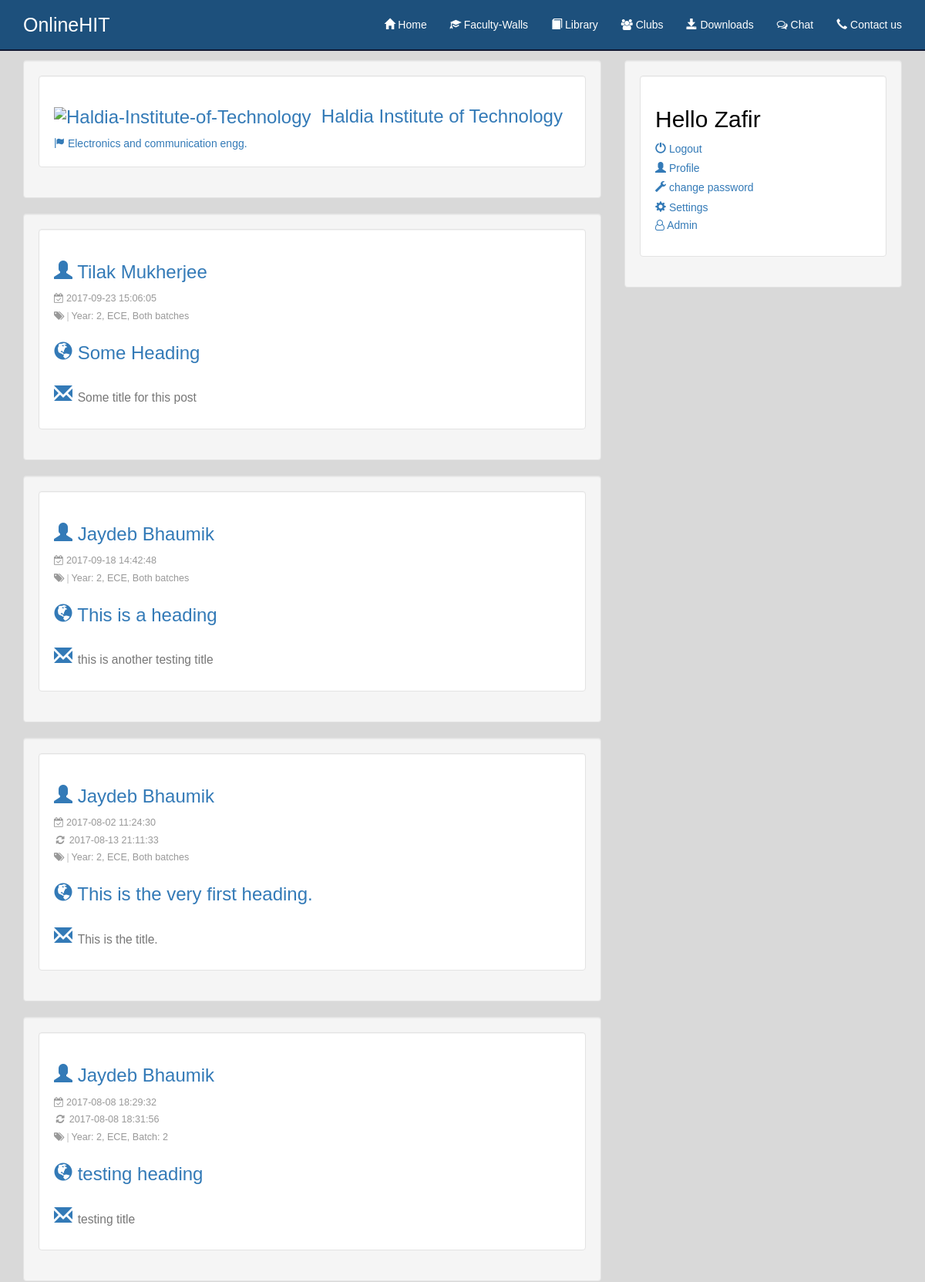
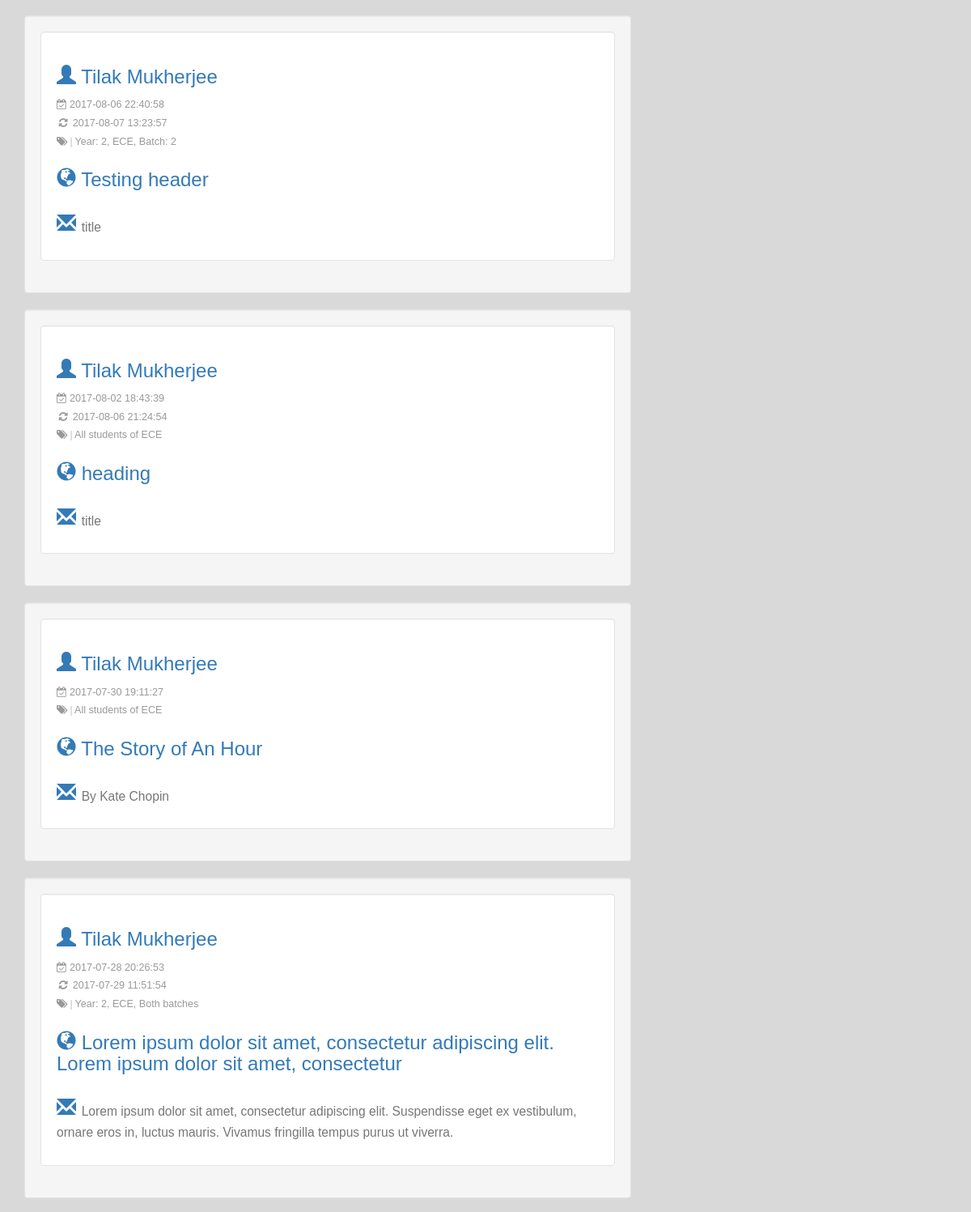
The app's page /index.php (signed in, upper part) with its own data (2 pictures, top to bottom).
### tables this page shows
CREATE TABLE IF NOT EXISTS `teachers_post` (
`id` int(11) NOT NULL,
  `posted_by` int(11) NOT NULL,
  `year` int(1) NOT NULL,
  `department` varchar(10) NOT NULL,
  `batch` int(1) NOT NULL,
  `heading` varchar(100) NOT NULL,
  `title` varchar(200) NOT NULL,
  `body` text NOT NULL,
  `slug` varchar(35) NOT NULL,
  `pwid` varchar(32) NOT NULL,
  `created` timestamp NOT NULL DEFAULT CURRENT_TIMESTAMP ON UPDATE CURRENT_TIMESTAMP,
  `generated` timestamp NULL DEFAULT NULL,
  `updated` timestamp NULL DEFAULT NULL,
  `deleted` timestamp NULL DEFAULT NULL,
  `deleted_by` int(11) DEFAULT NULL,
  `hidden` int(1) NOT NULL DEFAULT '0'
);

CREATE TABLE IF NOT EXISTS `users` (
`user_id` int(11) NOT NULL,
  `username` varchar(50) NOT NULL,
  `password` varchar(32) NOT NULL,
  `first_name` varchar(30) NOT NULL,
  `last_name` varchar(30) NOT NULL,
  `email` varchar(1024) NOT NULL,
  `email_code` varchar(32) NOT NULL,
  `active` int(11) NOT NULL DEFAULT '0',
  `type` varchar(20) NOT NULL DEFAULT '0',
  `department` varchar(5) NOT NULL,
  `member` varchar(20) DEFAULT NULL,
  `year` int(1) NOT NULL,
  `uni_roll` bigint(20) DEFAULT NULL,
  `uni_reg` bigint(20) DEFAULT NULL,
  `college_id` varchar(20) DEFAULT NULL,
  `course_duration` int(2) NOT NULL,
  `batch` int(1) NOT NULL,
  `gender` varchar(1) NOT NULL,
  `allow_email` int(1) NOT NULL DEFAULT '1',
  `profile` varchar(55) NOT NULL,
  `details` int(1) NOT NULL DEFAULT '0',
  `faculty` int(1) NOT NULL DEFAULT '0',
  `joined_on` timestamp NOT NULL DEFAULT CURRENT_TIMESTAMP ON UPDATE CURRENT_TIMESTAMP
);

### core/init.php (called while the page is built, shortened)
<?php
	require "database/connect.php";
	require "functions/users.php";
	require "functions/general.php";
	require "functions/userteacher.php";
	if(logged_in() === true)
	{
		$session_user_id = $_SESSION['user_id'];
		$user_data = user_data($session_user_id,'user_id','username','password','first_name','last_name','email','email_code','type','department','member','year','batch','gender','details','uni_roll','uni_reg','college_id','faculty');
	}
?>

### core/functions/users.php (called while the page is built, shortened)
			<?php
function user_data($user_id)
{
	global $db;
	$user_id = (int)$user_id;
	$func_num_args = func_num_args();
	$func_get_args = func_get_args();
	if($func_num_args > 1){
		unset($func_get_args[0]);
		$fields 	= "`".implode("`, `", $func_get_args)."`";
		if($result 	= $db->query("SELECT $fields FROM `users` WHERE `user_id` = $user_id"))
		{
			$data 		= $result->fetch_assoc();
			return $data;
		}
	}
}
function full_name_from_id($id)
{
	$id = (int)sanitize($id);
	$user_data = user_data($id,'first_name','last_name');
	return $user_data['first_name']." ".$user_data['last_name'];
}
?>

### core/functions/general.php (called while the page is built, shortened)
<?php
	function sanitize($data)
	{
		global $db;
		return htmlentities(strip_tags(mysqli_real_escape_string($db,$data)));
	}
		?>

### core/functions/userteacher.php (the view, shortened to what this page needs)
				<?php
function user_home_wall_news_list()
{
	global $user_data;
	global $db;
	$year = sanitize($user_data['year']);
	$department = sanitize($user_data['department']);
	$batch = sanitize($user_data['batch']);
	if($result = $db->query("
				SELECT `id`,`posted_by`,`year`,`department`,`batch`,`heading`,
				`title`,`body`,`slug`,`created`,`generated`,`updated`,`pwid`
				 FROM
				`teachers_post` WHERE
				`year` IN ('".$year."','9') AND
				`department` IN ('".$department."','all','every') AND
				`batch` IN ('".$batch."','9') AND
				`hidden` = '0'
				ORDER BY `created` DESC LIMIT 60
			"))
	{
		if($result->num_rows)
		{
			while($faculty_post_data = $result->fetch_object())
			{
				?>
<div class="well">
	<ul class="well well-wb">
		<li>
			<h3><a href="fpw.php?facultyID=<?php echo substr(md5($faculty_post_data->posted_by), 3,27); ?>"><span class="glyphicon glyphicon-user"></span>
				<?php echo full_name_from_id($faculty_post_data->posted_by); ?></a></h3>
		</li>
		<li class="time"  title="Posted on <?php echo $faculty_post_data->generated; ?>">
			<span class="fa fa-calendar-check-o"> </span> <?php
			echo $faculty_post_data->generated; ?> <br>
		</li>
		<?php
			if($faculty_post_data->updated !== NULL)
			{
				?>
					<li class="time"  title="Updated on <?php echo $faculty_post_data->updated; ?>">
						<span title="Posted on <?php echo $faculty_post_data->updated; ?>" class="fa fa-refresh fa-spin fa-1x fa-fw"> </span> <?php echo $faculty_post_data->updated; ?> <br>
					</li>
				<?php
			}
		 ?>
		<li class="time" title="Tagged for: <?php echo strtoupper($faculty_post_data->department); ?>">
			<span class="fa fa-tags"> |</span>
			<?php
				if($faculty_post_data->year == 9)
				{
					echo " All students of ".strtoupper($faculty_post_data->department);
				}
				else
				{
					?>
						Year: <?php echo $faculty_post_data->year; ?>,
						<?php echo strtoupper($faculty_post_data->department); ?>,
						<?php
							if($faculty_post_data->batch == 9)
							{
								echo "Both batches";
							}
							else
							{
								echo 'Batch: '.$faculty_post_data->batch;
							}
						 ?>
					<?php
				}
			 ?>
		</li>
		<li>
			<h3><a href="vfpb.php?postid=<?php echo strtoupper($faculty_post_data->slug); ?>">
				<span class="glyphicon glyphicon-globe"></span>
				<?php echo $faculty_post_data->heading; ?>
				<br><br>
				<span class="glyphicon glyphicon-envelope"></span></a>
				<small class="indent">
					<?php echo $faculty_post_data->title; ?>
				</small>
			</h3>
		</li>
	</ul>
</div>
				<?php
			}
		}
	}
}
				?>

### includes/widgets/loggedin.php (shortened to what this page needs)
<div class="widget" id='aside_menu'>
	<div class="inner well well-wb">
	<h2>Hello <?php echo $user_data['first_name']; ?></h2>
	<ul>
		<li><a href="logout.php">
		<span class="glyphicon glyphicon-off" aria-hidden="true"></span> Logout </a></li>
		<li><a href="<?php echo $user_data['username']; ?>">
		<span class="glyphicon glyphicon-user" aria-hidden="true"></span> Profile</a></li>
		<li><a href="changepassword.php">
		<span class="glyphicon glyphicon-wrench" aria-hidden="true"></span> change password</a></li>
		<li><a href="settings.php">
		<span class="glyphicon glyphicon-cog" aria-hidden="true"></span> Settings</a></li>
				<?php
			if($user_data['type'] == 'admin')
			{
				?>
					<a href="admin.php"><i class="fa fa-user-o"></i> Admin</a>
				<?php
			}
		 ?>
	</ul>
	</div>
</div>

### css/main.css (style rules this page uses)
ul { list-style-type: none; }
* { margin:0; padding: 0; }
body { font-family:arial; line-height: 1.5em; background-color: #d9d9d9; border-right: 0; }
ul li { list-style-type: none; line-height:1.8em; }

### css/general.css (style rules this page uses)
.well-wb { background-color: white; color: black; }
.time { color: #999999; font-size: 0.9em; }
.indent { text-indent: 50px; }

### records on screen
teachers_post: posted_by.last_name "Tilak Mukherjee", generated "2017-09-23 15:06:05", year "2", department "ECE", batch "Both batches", heading "Some Heading", title "Some title for this post"
teachers_post: posted_by.last_name "Jaydeb Bhaumik", generated "2017-09-18 14:42:48", year "2", department "ECE", batch "Both batches", heading "This is a heading", title "this is another testing title"
teachers_post: posted_by.last_name "Jaydeb Bhaumik", generated "2017-08-02 11:24:30", updated "2017-08-13 21:11:33", year "2", department "ECE", batch "Both batches", heading "This is the very first heading.", title "This is the title."
teachers_post: posted_by.last_name "Jaydeb Bhaumik", generated "2017-08-08 18:29:32", updated "2017-08-08 18:31:56", year "2", department "ECE", batch "2", heading "testing heading", title "testing title"
teachers_post: posted_by.last_name "Tilak Mukherjee", generated "2017-08-06 22:40:58", updated "2017-08-07 13:23:57", year "2", department "ECE", batch "2", heading "Testing header", title "title"
teachers_post: posted_by.last_name "Tilak Mukherjee", generated "2017-08-02 18:43:39", updated "2017-08-06 21:24:54", department "ECE", heading "heading", title "title"
teachers_post: posted_by.last_name "Tilak Mukherjee", generated "2017-07-30 19:11:27", department "ECE", heading "The Story of An Hour", title "By Kate Chopin"
teachers_post: posted_by.last_name "Tilak Mukherjee", generated "2017-07-28 20:26:53", updated "2017-07-29 11:51:54", year "2", department "ECE", batch "Both batches", heading "Lorem ipsum dolor sit amet, consectetur adipiscing elit. Lorem ipsum dolor sit amet, consectetur", title "Lorem ipsum dolor sit amet, consectetur adipiscing elit. Suspendisse eget ex vestibulum, ornare eros in, luctus mauris. Vivamus fringilla tempus purus ut viverra."
users: first_name "Zafir"
